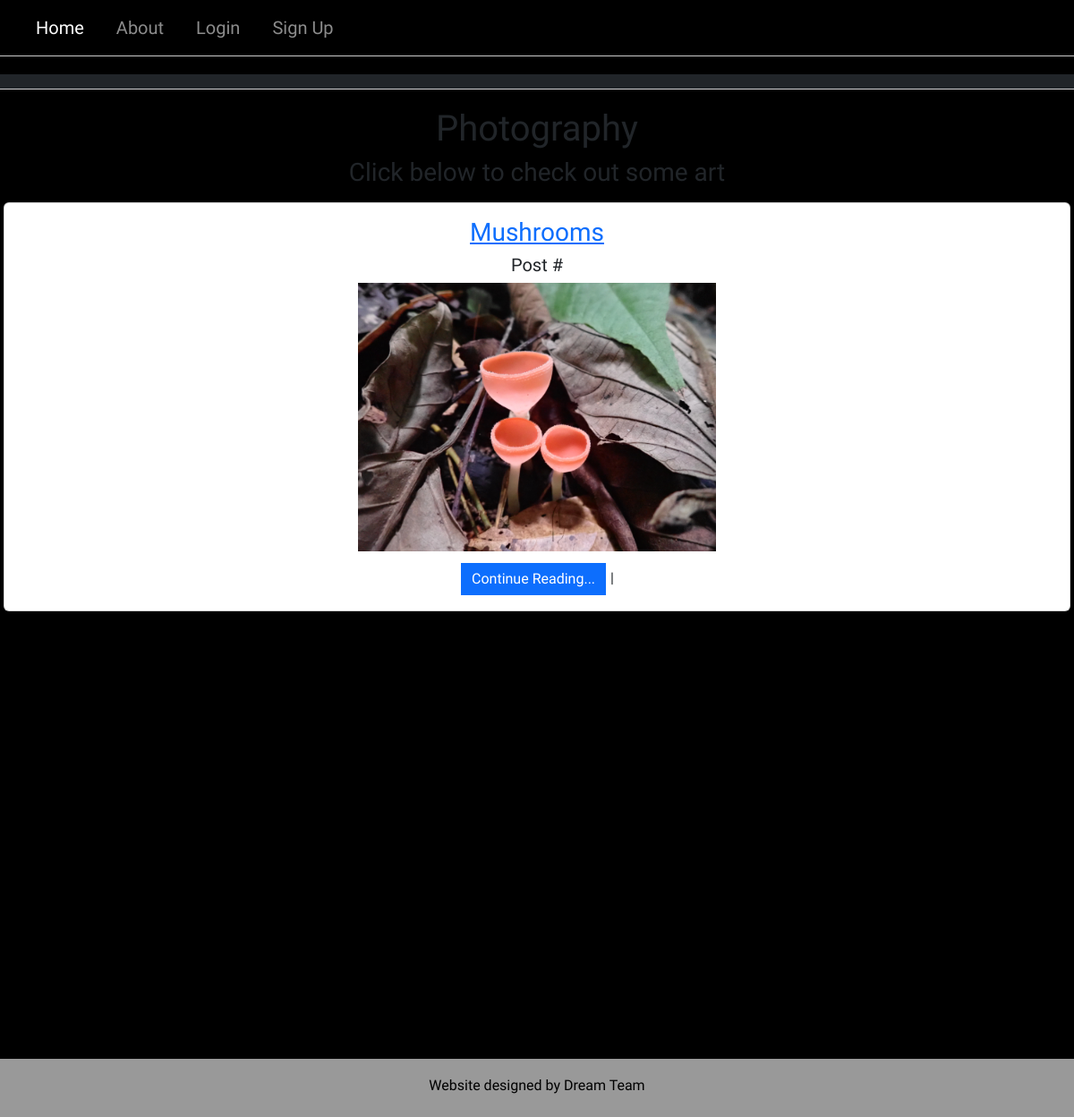
The app's page /posts/, older data.
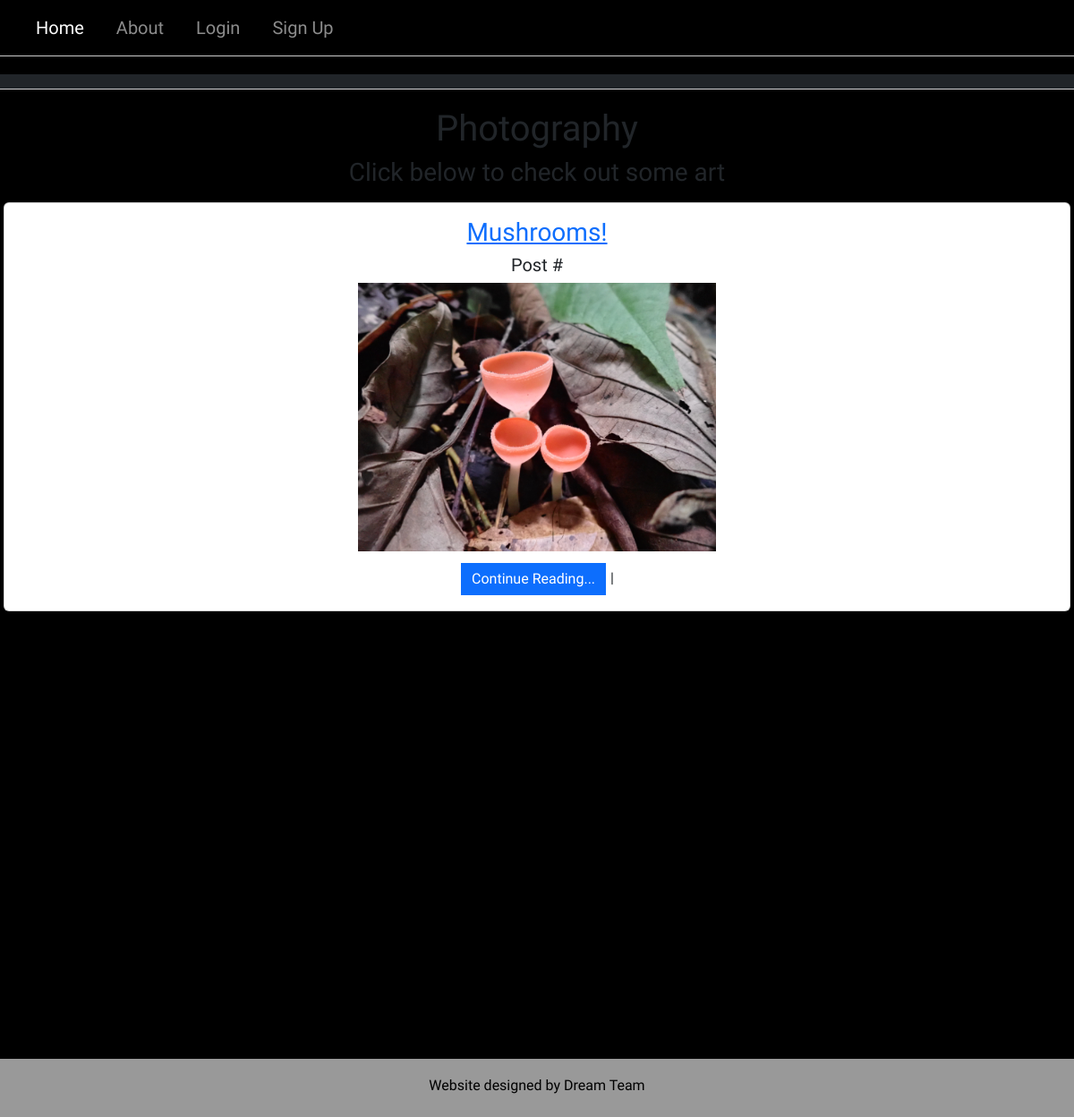
The same page, newer data.
### posts/models.py (models this page shows, shortened)
class Image(models.Model):
    image = models.ImageField(upload_to='media/img')
    caption = models.CharField(max_length=128, blank=True)
    title = models.CharField(max_length=255, unique=True)
    date_created = models.DateTimeField(auto_now_add=True, null=True)
    photo = models.ForeignKey(
        Content, related_name="image_img", on_delete=models.CASCADE, null=True)

### posts/views.py (the view)
# urls.py: path('', PostListView.as_view(), name='blog'),
class PostListView(ListView):
    template_name = "photography/list.html"
    model = Content
    image_img = Image.objects.all()
    context_vars = {'image_img': image_img, }
    def get_context_data(self, **kwargs):
        context = super().get_context_data(**kwargs)
        context.update(PostListView.context_vars)
        return context

### templates/photography/list.html (shortened to what this page needs)
{% extends 'base.html' %}
{% load static %}
{% block content %}
<body>
    <nav class="navbar navbar-expand-lg navbar-dark bg-dark">
    </nav>
    <h1>Photography</h1>
    <h3>Click below to check out some art</h3>
    {% for post in image_img %}
    <div class="card">
        <div class="card-body profile">
            <h3>
                <a href="{% url 'content_detail' post.id %}">{{ post.title }}</a>
            </h3>
            <h5 class="card-title">Post #{{ image.id }}</h5>
            <div class="item">
                <img class="lazy" src="{% static 'IMG/mushrooms.JPG'%}" height="300">
            </div>
            <a href="{% url 'content_detail' post.id %}" class="btn btn-primary">Continue
                Reading...</a> |
        </div>
    </div>
    {% endfor %}
    {% endblock content %}

Row changes from the older to the newer data that the page shows:
changed Image: title "Mushrooms" → "Mushrooms!"
